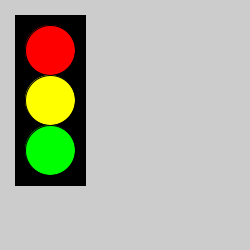
Frame 1 (no input)
Frame 60 (the mouse pressed at the canvas centre just before this capture): identical to frame 1, image omitted
Frame 120 (the mouse held since frame 60 and released just before this capture): identical to frame 1, image omitted

The Processing sketch that drew this single still picture (run headless with seeded random() and noise(); from frame 60 on, the mouse is pressed at the canvas centre):

// Processing sketch: processing_127154
// ── processing_127154.pde

//Name: Matías Moreno
//Date: 01-07-2012
//Project: Traffic light
 
 
  
void setup() {  //setup function called initially, only once
  size(250, 250);
}
void draw() {  //draw function loops
 
fill (0,0,0);              // black
rect (15,15,70,170);       //  
  
fill (255,0,0);            // red
ellipse (50,50,50,50);     //  
 
fill(255,255,0);           // yellow
ellipse (50,100,50,50);    // 
 
fill (0,255,0);            // green
ellipse (50,150,50,50);    //
      
    }
